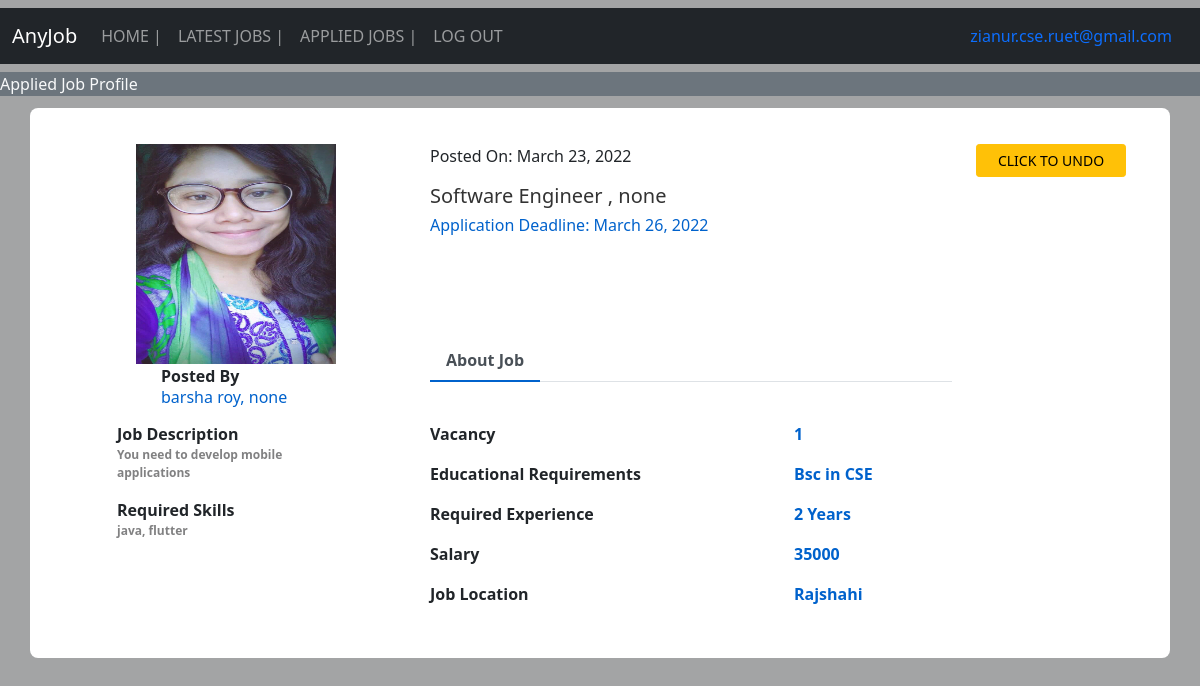
The page /job_profile_user_applied/1 (signed in) on the database its author committed.
### job/models.py (models this page shows, shortened)
class Job(models.Model):
    title = models.CharField(max_length=50,null=True)
    description = models.CharField(max_length=200,null=True)
    education = models.CharField(max_length=200,null=True)
    post_date = models.DateField()
    deadline = models.DateField()
    salary = models.CharField(max_length=50,null=True)
    vacancy = models.CharField(max_length=50,null=True)
    experience = models.CharField(max_length=100,null=True)
    skill = models.CharField(max_length=100,null=True)
    location = models.CharField(max_length=100,null=True)
    employer= models.ForeignKey(Employer, on_delete=CASCADE,null=True)
    student= models.ManyToManyField(Candidate)

class Employer(models.Model):
    contact = models.CharField(max_length=15)
    image = models.FileField(upload_to="employer/images", null=True)
    gender = models.CharField(max_length=15,null=True)
    type = models.CharField(max_length=15,null=True)
    company = models.CharField(max_length=25,null=True)
    status = models.CharField(max_length=25,null=True)
    position = models.CharField(max_length=25,null=True)
    user= models.OneToOneField(User, on_delete=CASCADE,null=True)

### job/views.py (the view)
# urls.py: path('job_profile_user_applied/<int:pid>', views.job_profile_user_applied, name="job_profile_user_applied"),
def job_profile_user_applied(request,pid):
    if not request.user.is_authenticated:
        return redirect('user_login')
    job = Job.objects.get(id=pid)
    d = {'job': job}
    return render(request, 'job_profile_user_applied.html', d)

### job/templates/job_profile_user_applied.html (shortened to what this page needs)
{% extends 'user_navigation.html' %}
{% block head %}
<link href="/static/css/job_profile_user.css" rel="stylesheet">
{% endblock head %}
{% block body %}
<marquee class="bg-secondary text-light" width="100%" direction="right" height="25px">
    Applied Job Profile
</marquee>
<div class="container emp-profile">
    <form method="post">
        <div class="row">
            <div class="col-md-4">
                <div class="profile-img">
                    <img src="{{job.employer.image.url}}"alt="">
                </div>
                <div class="employer-info">
                    <label for="">Posted By</label>
                    <h6>{{job.employer.user.first_name}} {{job.employer.user.last_name}}, {{job.employer.company}}</h6>
                </div>
            </div>
            <div class="col-md-6">
                <div class="profile-head">
                    <p>Posted On:    {{job.post_date}}</p>
                    <h5>
                        {{job.title}}, {{job.employer.company}}
                    </h5>
                    <h6>
                        Application Deadline:    {{job.deadline}}
                    </h6>
                    <ul class="nav nav-tabs about" id="myTab" role="tablist">
                        <li class="nav-item">
                            <button class="nav-link active disabled" id="home-tab" data-toggle="tab" role="tab" aria-controls="home" aria-selected="true">About Job</button>
                        </li>
                    </ul>
                </div>
            </div>
            <div class="col-md-2">
                <a style="width: 150px; padding: 5px;" href="{% url 'undo_job' job.id %}" class="btn btn-warning btn-sm">CLICK TO UNDO</a>
            </div>
        </div>
        <div class="row">
            <div class="col-md-4">
                <div class="profile-work">
                    <div>
                        <label for="">Job Description</label>
                        <p>{{job.description}}</p>
                    </div>
                    <div>
                        <label for="">Required Skills</label>
                        <p>{{job.skill}}</p>
                    </div>
                </div>
            </div>
            <div class="col-md-8">
                <div class="tab-content profile-tab" id="myTabContent">
                    <div class="tab-pane fade show active" id="home" role="tabpanel" aria-labelledby="home-tab">
                        <div class="row">
                            <div class="col-md-6">
                                <label>Vacancy</label>
                            </div>
                            <div class="col-md-6">
                                <p>{{job.vacancy}}</p>
                            </div>
                        </div>
                        <div class="row">
                            <div class="col-md-6">
                                <label>Educational Requirements</label>
                            </div>
                            <div class="col-md-6">
                                <p>{{job.education}}</p>
                            </div>
                        </div>
                        <div class="row">
                            <div class="col-md-6">
                                <label>Required Experience</label>
                            </div>
                            <div class="col-md-6">
                                <p>{{job.experience}}</p>
                            </div>
                        </div>
                        <div class="row">
                            <div class="col-md-6">
                                <label>Salary</label>
                            </div>
                            <div class="col-md-6">
                                <p>{{job.salary}}</p>
                            </div>
                        </div>
                        <div class="row">
                            <div class="col-md-6">
                                <label>Job Location</label>
                            </div>
                            <div class="col-md-6">
                                <p>{{job.location}}</p>
                            </div>
                        </div>
                    </div>
                </div>
            </div>
        </div>
    </form>
</div>
{% endblock body %}

### job/templates/user_navigation.html (shortened to what this page needs)
<!doctype html>
<html lang="en">
  <head>
    <link href="https://cdn.jsdelivr.net/npm/bootstrap@5.0.1/dist/css/bootstrap.min.css" rel="stylesheet">
    <link rel="stylesheet" href="//cdn.datatables.net/1.10.24/css/jquery.dataTables.min.css">
    <link rel="stylesheet" href="https://cdn.datatables.net/buttons/1.7.0/css/buttons.dataTables.min.css">
    {% block head %} {% endblock head %}
  </head>
  <body>
    <nav class="navbar navbar-expand-lg navbar-dark bg-dark my-2">
        <div class="container-fluid">
          <a class="navbar-brand">AnyJob</a>
          <div class="collapse navbar-collapse" id="navbarSupportedContent">
            <ul class="navbar-nav me-auto mb-2 mb-lg-0">
              <li class="nav-item">
                <a class="nav-link" aria-current="page" href="/user_home">HOME  |</a>
              </li>
              <li class="nav-item">
                <a class="nav-link" href="/latest_jobs">LATEST JOBS  |</a>
              </li>
              <li class="nav-item">
                <a class="nav-link" href="/applied_jobs">APPLIED JOBS  |</a>
              </li>
              <li class="nav-item">
                <a class="nav-link" href="/logout_user_admin">LOG OUT</a>
              </li>
            </ul>
            <li class="nav-item d-flex">
              <a class="nav-link" href="user_home"> {{request.user.username}} </a>
            </li>
          </div>
        </div>
      </nav>
      {% block body %} {% endblock body %}
  </body>
</html>

### job/static/css/job_profile_user.css (style rules this page uses)
body { background: -webkit-linear-gradient(left, #a3a4a5, #a3a4a5); }
.emp-profile { padding: 3%; margin-top: 1%; margin-bottom: 1%; border-radius: 0.5rem; background: #fff; }
.profile-img { text-align: center; }
.profile-img img { width: 200px; height: 220px; }
.profile-head h5 { color: #333; }
.profile-head h6 { color: #0062cc; }
.profile-head .nav-tabs { margin-bottom:5%; }
.profile-head .nav-tabs .nav-link { font-weight:600; border: none; }
.profile-head .nav-tabs .nav-link.active { border: none; border-bottom:2px solid #0062cc; }
.profile-work { padding: 15%; margin-top: -15%; }
.profile-work p { font-size: 12px; color: #818182; font-weight: 700; }
.profile-tab label { font-weight: 600; }
.profile-tab p { font-weight: 600; color: #0062cc; }
.profile-head h6 { margin-bottom: 20%; }
.employer-info h6 { color: #0062cc; }
.employer-info { margin-left: 95px; margin-bottom: 15px; }

### job/templates/user_navigation.html (style rules this page uses)
label { font-weight: bold; }

### rows shown on the page
Job: employer.image (picture), employer.user.first_name "barsha", employer.user.last_name "roy", employer.company "none", post_date "March 23, 2022", title "Software Engineer", deadline "March 26, 2022", description "You need to develop mobile applications", skill "java, flutter", vacancy "1", education "Bsc in CSE", experience "2 Years", salary "35000", location "Rajshahi"

### other values the page prints
{{ request.user.username }} "zianur.cse.ruet@gmail.com"
